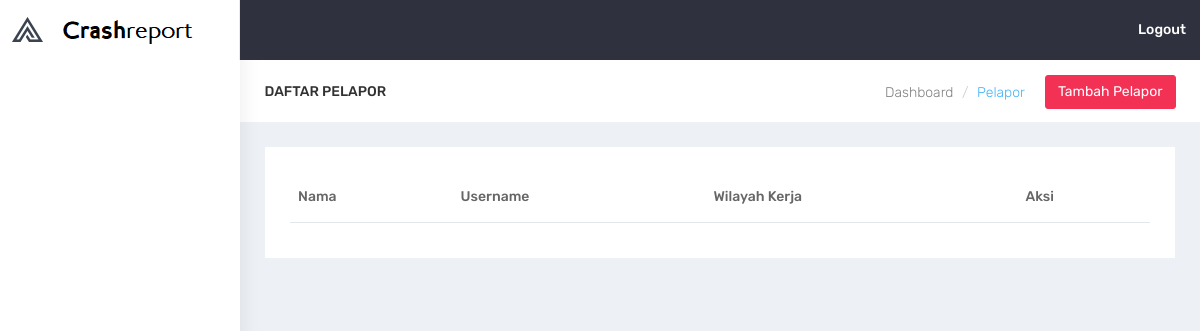
/index.php/c_bencana/tampilPelapor, run on an earlier commit of the app's database.
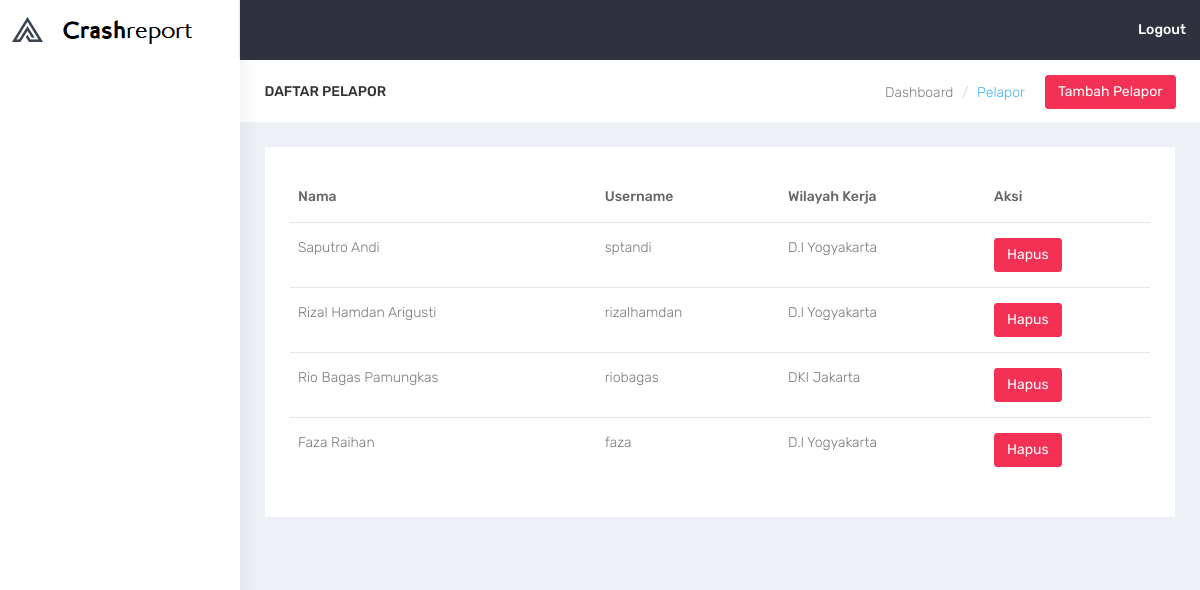
And on a later commit of the database.
### tables this page shows
CREATE TABLE `pengguna` (
  `id_pengguna` int(11) NOT NULL,
  `username` varchar(20) NOT NULL,
  `password` varchar(100) NOT NULL,
  `nama_pengguna` varchar(30) NOT NULL,
  `status_pengguna` int(11) NOT NULL,
  `id_wilayah` int(11) NOT NULL
);

CREATE TABLE `wilayah` (
  `id_wilayah` int(11) NOT NULL,
  `nama_wilayah` varchar(255) NOT NULL
);

### application/controllers/C_Bencana.php (called while the page is built, shortened)
<?php
class C_Bencana extends CI_Controller
{
	function __construct()
	{
		$this->load->library('form_validation');
		$this->load->helper('url', 'date');
		$this->load->model('M_Bencana','bencana');
		$this->load->model('M_Wilayah','wilayah');
		$this->load->model('M_Users','user');
		$this->load->model('M_Chart','chart');
	}
	function tampilPelapor() {
		$allWilayah = $this->wilayah->getAllWilayah();
		$allUser = $this->user->getAllUsers();
		$this->load->view('user/v_list_pelapor', compact('userAktif','allUser','allWilayah'));
	}
}
?>

### index.php (called while the page is built, shortened)
<?php
require_once BASEPATH.'core/CodeIgniter.php';

### application/models/M_Users.php (called while the page is built, shortened)
<?php
class M_Users extends CI_Model
{
	public function getAllUsers(){
		$hasil=$this->db->get('pengguna');
		if($hasil->num_rows()>0){
			return $hasil->result();
		}else{
			return array();
		}
	}
}
 ?>

### application/models/M_Wilayah.php (called while the page is built, shortened)
<?php
class M_Wilayah extends CI_Model
{
	function getAllWilayah(){
		$hasil=$this->db->get('wilayah');
		if($hasil->num_rows()>0){
			return $hasil->result();
		}else{
			return array();
		}
	}
}
 ?>

### application/views/user/v_list_pelapor.php (the view, shortened to what this page needs)
<?php $this->load->helper('html'); ?>
<!DOCTYPE html>
<html>
<head>
    <?php $this->load->view('user/header'); ?>
</head>
<body class="fix-header">
    <?php $this->load->view('menu_nav') ?>
    <div id="wrapper">
        <div id="page-wrapper">
            <div class="container-fluid">
                <div class="row bg-title">
                    <div class="col-lg-3 col-md-4 col-sm-4 col-xs-12">
                        <h4 class="page-title">Daftar Pelapor</h4>
                    </div>
                    <div class="col-lg-9 col-sm-8 col-md-8 col-xs-12">
                        <a href="<?= base_url('C_Users/addUserPelapor');?>" class="btn btn-danger pull-right m-l-20 hidden-xs hidden-sm waves-effect waves-light">Tambah Pelapor</a>
                        <ol class="breadcrumb">
                            <li><a href="<?= base_url('C_Bencana/index');?>">Dashboard</a></li>
                            <li class="active">Pelapor</li>
                        </ol>
                    </div>
                </div>
                <div class="row">
                    <div class="col-md-12">
                        <div class="white-box">
                            <div class="table-responsive">
                                <table class="table">
                                    <thead>
                                        <tr>
                                            <th>Nama</th>
                                            <th>Username</th>
                                            <th>Wilayah Kerja</th>
                                            <th>Aksi</th>
                                        </tr>
                                    </thead>
                                    <tbody>
                                        <?php foreach ($allUser as $user): ?>
                                        <?php if ($user->status_pengguna!=1): ?>
                                            <tr>
                                                <td><?php echo $user->nama_pengguna; ?></td>
                                                <td><?php echo $user->username ;?></td>
                                                <?php foreach ($allWilayah as $wilayah): ?>
                                                    <?php if ($wilayah->id_wilayah==$user->id_wilayah): ?>
                                                        <td><?php echo $wilayah->nama_wilayah ?></td>
                                                    <?php endif ?>
                                                <?php endforeach ?>
                                                <td>
                                                    <a href="javascript:;" data-link_hapus="<?=base_url('C_Users/deleteUserPelapor?id_pengguna=').$user->id_pengguna;?>" data-toggle="modal" data-target="#modal-hapus-pelapor"><button class="btn btn-danger">Hapus</button></a>
                                                </td>
                                            </tr>
                                        <?php endif ?>
                                    <?php endforeach ?>
                                    </tbody>
                                </table>
                            </div>
                        </div>
                    </div>
                </div>
        </div>
    </div>
</body>
</html>

### application/views/user/header.php (shortened to what this page needs)
<link rel="stylesheet" href="<?= base_url('assets/bootstrap/dist/css/bootstrap.min.css?ts=<?=time()?>')?>">
<link rel="stylesheet" href="<?= base_url('assets/bower_components/sidebar-nav/dist/sidebar-nav.min.css?ts=<?=time()?>')?>">
<link rel="stylesheet" href="<?= base_url('assets/css/animate.css?ts=<?=time()?>')?>" >
<link rel="stylesheet" href="<?= base_url('assets/css/style.css?ts=<?=time()?>')?>" >
<link rel="stylesheet" id="theme" href="<?= base_url('assets/css/colors/default.css?ts=<?=time()?>')?>"  >

### application/views/menu_nav.php (shortened to what this page needs)
<div id="wrapper">
        <nav class="navbar navbar-default navbar-static-top m-b-0" >
            <div class="navbar-header" >
                <div class="top-left-part">
                    <a class="logo" href="index.html">
                        <b>
                        <img src="<?= base_url('assets/images/admin-logo-dark.png?ts=<?=time()?>')?>" alt="home" class="light-logo" />
                     </b>
                        <span class="hidden-xs">
                        <img src="<?= base_url('assets/images/admin-text-dark.png?ts=<?=time()?>')?>" alt="home" class="light-logo" />
                     </span> </a>
                </div>
                <ul class="nav navbar-top-links navbar-right pull-right">
                    <li>
                        <a class="profile-pic" href="<?= base_url('C_Users/logout');?>"><b class="hidden-xs">Logout</b></a>
                    </li>
                </ul>
            </div>
        </nav>
        <div class="navbar-default sidebar" role="navigation">
            <div class="sidebar-nav slimscrollsidebar">
                <div class="sidebar-head">
                    <h3><span class="fa-fw open-close"><i class="ti-close ti-menu"></i></span> <span class="hide-menu">Navigation</span></h3>
                </div>
            </div>
        </div>
</div>

### assets/css/colors/default.css (style rules this page uses)
body { background: #fff; }
.top-left-part { background: #fff; }
.top-left-part .light-logo { display: inline-block; }
.navbar-header { background: #2f323e; }
.navbar-top-links > li > a { color: #ffffff; }
.sidebar .sidebar-head { background: #ffffff; }
.sidebar .sidebar-head h3 { color: #686868; }
.bg-title .breadcrumb .active { color: #41b3f9; }
.sidebar { background: #fff; box-shadow: 1px 0px 20px rgba(0, 0, 0, 0.08); }

What changed in the data, as far as the page shows it:
added pengguna: nama_pengguna "Saputro Andi", username "sptandi"
added wilayah: nama_wilayah "D.I Yogyakarta"
added pengguna: nama_pengguna "Rizal Hamdan Arigusti", username "rizalhamdan"
added pengguna: nama_pengguna "Rio Bagas Pamungkas", username "riobagas"
added wilayah: nama_wilayah "DKI Jakarta", shown under "Rio Bagas Pamungkas"
added pengguna: nama_pengguna "Faza Raihan", username "faza"
